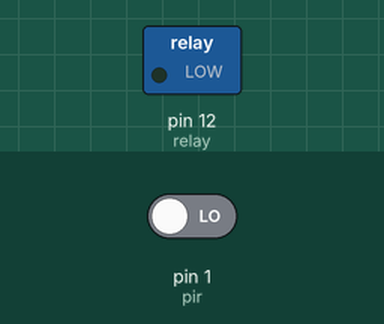
Recording of a sketch running on a simulated Arduino Uno, built with avr-gcc and run on an emulated ATmega328P. On the bench: switched loads named in the sketch (green lamp = pin HIGH). Inputs (shaded band) come from the test bench; at power-on: pin 1 (pir) LOW.

Above: at 1.2 s.
1.3 s: pin 1 (pir) driven HIGH
At 1.9 s:
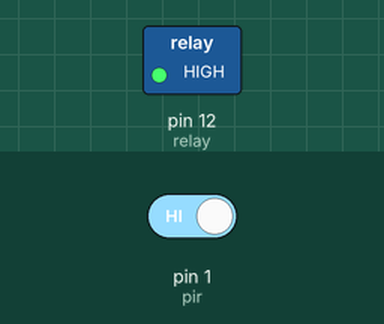
Timing chart, 0 to 4.3 s (numbered marks = the images above; inputs shaded):
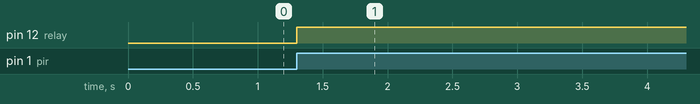

Measured:
- after the input at 1.3 s, pin 12 (relay): LOW → HIGH at once

The sketch:

main.ino
```cpp
// Pinouts : Changeable
int pir = 1;
int relay = 12;

void setup(){
  pinMode(pir,INPUT);
  pinMode(relay,OUTPUT);
}

void loop(){
  if(detect_motion()){
    switchOnLights();
  }else{
    SwitchOff();
  }
}

// Return true if motion is detected..
bool detect_motion(){
  int status = digitalRead(pir);
  if(status == HIGH){
    return true;
  }else{
    return false;
  }
}

void switchOnLights(){
  // check if lights were on

  if(digitalRead(relay) == LOW){
   digitalWrite(relay,HIGH);
   // Turn on lights for 5 minutes
    // Change this accordingly
    delay(50000);
    SwitchOff();
  }else{
    // Do nothing
  }


}

void SwitchOff(){
  digitalWrite(relay,LOW);
}
```
